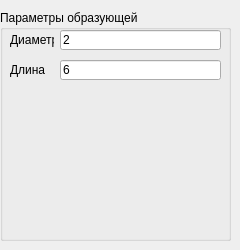
           <widget class="QWidget" name="page_3">
            <widget class="QGroupBox" name="ellispodRBGroupBox">
             <property name="geometry">
              <rect>
               <x>0</x>
               <y>10</y>
               <width>231</width>
               <height>231</height>
              </rect>
             </property>
             <property name="title">
              <string>Параметры образующей</string>
             </property>
             <widget class="QLabel" name="label_47">
              <property name="geometry">
               <rect>
                <x>10</x>
                <y>20</y>
                <width>44</width>
                <height>20</height>
               </rect>
              </property>
              <property name="text">
               <string>Диаметр</string>
              </property>
             </widget>
             <widget class="QLineEdit" name="formingEllipsoidRBDiameterLineEdit">
              <property name="geometry">
               <rect>
                <x>60</x>
                <y>20</y>
                <width>161</width>
                <height>20</height>
               </rect>
              </property>
              <property name="text">
               <string>2</string>
              </property>
             </widget>
             <widget class="QLineEdit" name="formingEllipsoidRBLengthLineEdit">
              <property name="geometry">
               <rect>
                <x>60</x>
                <y>50</y>
                <width>161</width>
                <height>20</height>
               </rect>
              </property>
              <property name="text">
               <string>6</string>
              </property>
             </widget>
             <widget class="QLabel" name="label_48">
              <property name="geometry">
               <rect>
                <x>10</x>
                <y>50</y>
                <width>44</width>
                <height>20</height>
               </rect>
              </property>
              <property name="text">
               <string>Длина</string>
              </property>
             </widget>
            </widget>
           </widget>
